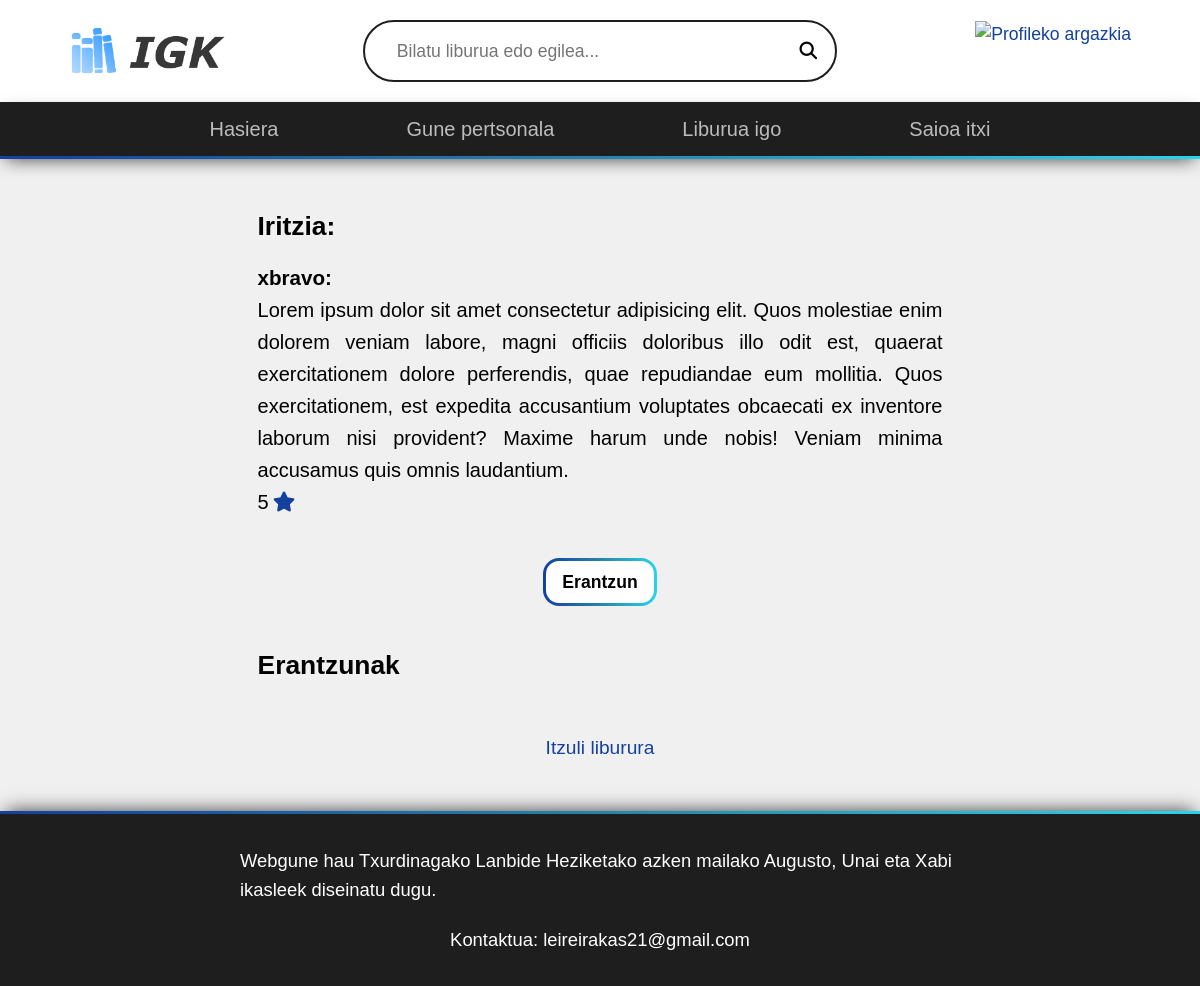
The app's page /iritzia/8 (signed in), older data.
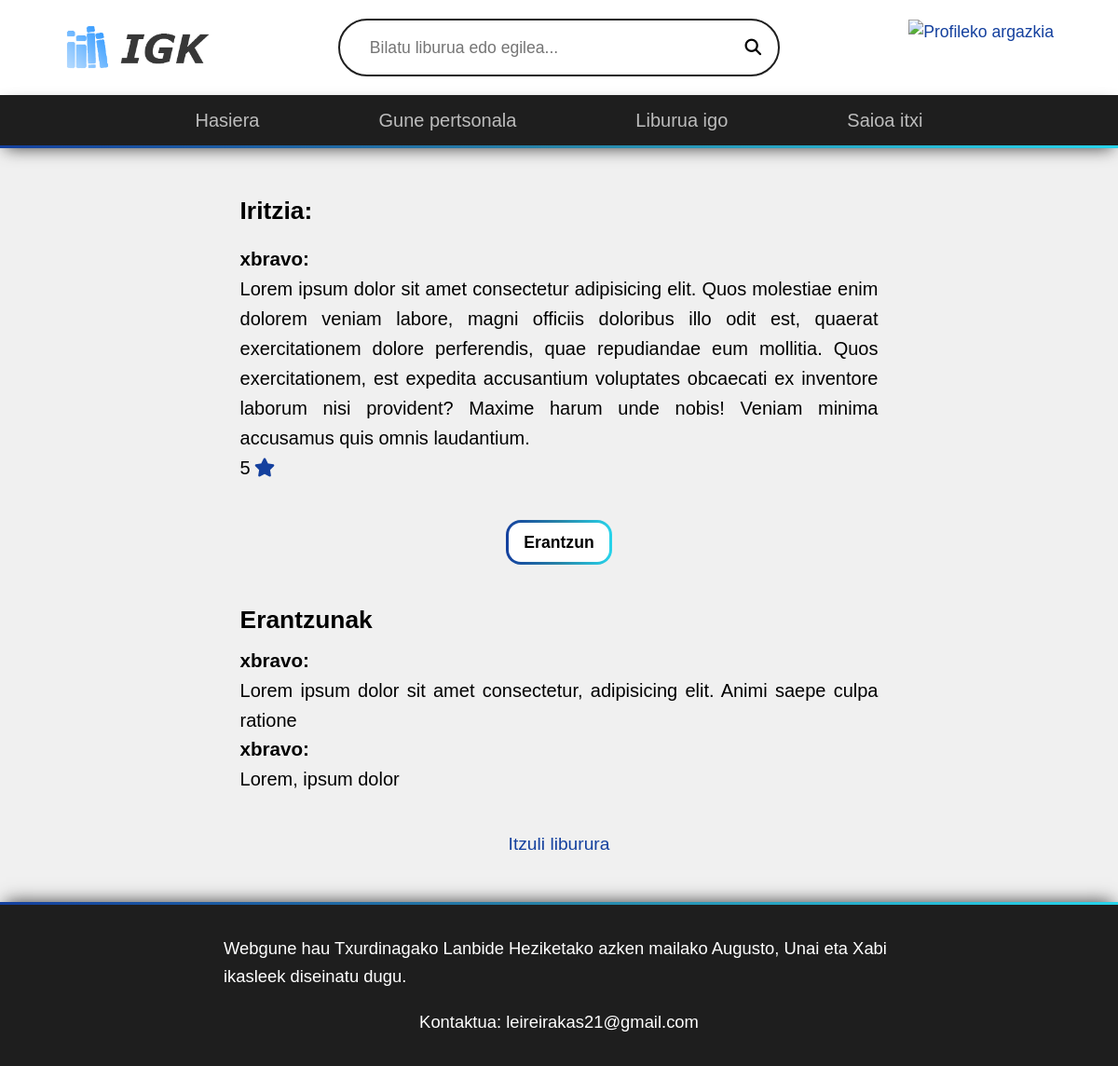
The same page, newer data.
### tables this page shows
create table if not exists cuenta (
  id int unsigned auto_increment primary key,
  nombre varchar(50) not null,
  apellido varchar(50) not null,
  apodo varchar(20) unique not null,
  rol enum('Admin', 'Irakasle', 'Ikasle') not null,
  activo boolean not null,
  pass varchar(100) not null,
  fecha_nacimiento date not null,
  correo varchar(100) not null,
  tel char(9),
  cod_clase char(8),
  id_centro int unsigned not null,
  foreign key (cod_clase) references clase(cod),
  foreign key (id_centro) references centro(id)
);

create table if not exists review (
  id int unsigned auto_increment primary key,
  nota tinyint(1) unsigned not null,
  texto varchar(2295),
  edad_lector tinyint(2) unsigned not null,
  nombre_idioma varchar(30) not null,
  id_libro int unsigned not null,
  id_cuenta int unsigned not null,
  foreign key (nombre_idioma) references idioma(nombre),
  foreign key (id_libro) references libro(id),
  foreign key (id_cuenta) references cuenta(id)
);

create table if not exists respuesta (
  id int unsigned auto_increment primary key,
  texto varchar(765) not null,
  id_review int unsigned not null,
  id_cuenta int unsigned not null,
  foreign key (id_review) references review(id),
  foreign key (id_cuenta) references cuenta(id)
);

### public/index.php (called while the page is built, shortened)
<?php
$page = getPage();
$ruta_elegida = '';
if (count($page) === 1) {
  $ruta_elegida = '../views/' . $page[0] . '.php';
} else if (count($page) === 2 && in_array($page[0], ['liburua', 'bilaketa', 'iritzia'])) {
  $ruta_elegida = '../views/' . $page[0] . '.php';
} else if (count($page) === 3 && $page[0] === 'liburua' && $page[2] === 'iritzi') {
  $ruta_elegida = '../views/' . $page[2] . '.php';
  $id = $page[1];
}
include_once $ruta_elegida;

### views/iritzia.php (the view, shortened to what this page needs)
<!DOCTYPE html>
<html lang='eu'>
<?php
$id_review = $busqueda;
include_once '../modules/db-config.php';
$review = $pdo->prepare('SELECT * FROM review WHERE id = :id;');
$review->execute(['id' => $id_review]);
$review = $review->fetch();
$respuestas = $pdo->prepare('SELECT * FROM respuesta where id_review = :id_review;');
$respuestas->execute(['id_review' => $review['id']]);
$respuestas = $respuestas->fetchAll();
include_once '../templates/head.php';
agregarHead(implode(' ', array_slice(explode(' ', $review['texto']), 0, 6)) . '... | IGKluba');
?>
<body>
  <?php
  include_once '../templates/header.php';
  headerGeneral();
  ?>
  <main class="flex-center-col" id="main-respuestas">
    <section class="flex-center-col">
      <h1>Iritzia:</h1>
      <?php
      if ($_SESSION['usr']['rol'] !== 'Ikasle') {
      ?>
        <h3 id="reviewer">
          <?php
          $cuenta = $pdo->prepare('SELECT id, apodo, nombre, apellido FROM cuenta WHERE id = :id;');
          $cuenta->execute(['id' => $review['id_cuenta']]);
          $cuenta = $cuenta->fetch();
          echo $cuenta['apodo'];
          ?>:
        </h3>
      <?php
      }
      ?>
      <p><?php echo $review['texto'] ?></p>
      <p class="nota"><?php echo $review['nota'] ?><i class="fa-solid fa-star"></i></p>
    </section>
    <a href="/iritzia/<?php echo $review['id'] ?>/erantzun" class="btn">Erantzun</a>
    <section>
      <h2>Erantzunak</h2>
      <div class="flex-stretch-col" id="respuestas">
        <?php
        foreach ($respuestas as $respuesta) {
        ?>
          <article class="repuesta">
            <?php
            if ($_SESSION['usr']['rol'] !== 'Ikasle') {
            ?>
              <h3 id="reviewer">
                <?php
                $cuenta = $pdo->prepare('SELECT id, apodo, nombre, apellido FROM cuenta WHERE id = :id;');
                $cuenta->execute(['id' => $review['id_cuenta']]);
                $cuenta = $cuenta->fetch();
                echo $cuenta['apodo'];
                ?>:
              </h3>
            <?php
            }
            if (isset($respuesta['texto'])) {
            ?>
              <p><?php echo $respuesta['texto'] ?></p>
            <?php
            }
            ?>
          </article>
        <?php
        }
        ?>
      </div>
    </section>
    <a href="/liburua/<?php echo $review['id_libro'] ?>" id="volver">Itzuli liburura</a>
  </main>
  <?php
  include_once '../templates/footer.php';
  agregarFooter();
  ?>
</body>
</html>

### templates/head.php (shortened to what this page needs)
<?php
function agregarHead(String $title = 'IGKluba', String $archivoJS = '', bool $sesionIniciada = true)
{
?>
  <head>
    <link rel="stylesheet" href="https://rsms.me/inter/inter.css">
    <link rel="stylesheet" href="https://cdnjs.cloudflare.com/ajax/libs/font-awesome/6.2.0/css/all.min.css" />
    <link rel='stylesheet' href='/src/style.css' />
  </head>
<?php } ?>

### templates/header.php (shortened to what this page needs)
<?php
function headerGeneral(String $valueBusqueda = ''): void
{
?>
  <header class="flex-space-between-row" id="header-general">
    <div>
      <a href="/"><img src="/src/img/logo.png" alt="Logo IGKluba"></a>
    </div>
    <form id="buscador" action="/bilaketa" method="POST" class="flex-center-row">
      <input id="busqueda" type="search" name="busqueda" placeholder="Bilatu liburua edo egilea..." value="<?php echo $valueBusqueda ?>">
      <button id="buscar" type="submit"><i class="fa-solid fa-magnifying-glass"></i></button>
    </form>
    <div id="perfil">
      <a href="/gune-pertsonala">
        <?php
        $rutaImagen = '/src/img/profila/' . $_SESSION['usr']['id'] .  '.png';
        if (!file_exists('../public' . $rutaImagen)) $rutaImagen = '/src/img/profila/default.svg';
        ?>
        <img src="<?php echo $rutaImagen ?>" alt="Profileko argazkia">
      </a>
    </div>
  </header>
  <nav id="nav-general">
    <ul class="flex-center-row">
      <li><a href="/nagusia">Hasiera</a></li>
      <li><a href="/gune-pertsonala">Gune pertsonala</a></li>
      <?php
      if ($_SESSION['usr']['rol'] === 'Admin') {
      ?>
        <li><a href="/liburua-igo">Liburua igo</a></li>
      <?php
      } else {
      ?>
        <li><a href="/liburua-eskatu">Liburua eskatu</a></li>
      <?php
      }
      ?>
      <li><a href="/itxi" id="logout">Saioa itxi</a></li>
    </ul>
  </nav>
<?php
}

### templates/footer.php
<?php
function agregarFooter(): void
{
?>
  <footer class="flex-center-col">
    <p>Webgune hau Txurdinagako Lanbide Heziketako azken mailako Augusto, Unai eta Xabi ikasleek diseinatu dugu.</p>
    <p>Kontaktua: <a href="mailto:leireirakas21@gmail.com">leireirakas21@gmail.com</a></p>
  </footer>
<?php
}

### public/src/base.css (style rules this page uses)
ol, ul { list-style: none; }
body { min-height: 100vh; text-rendering: optimizeSpeed; line-height: 1.5; }
a:not([class]) { text-decoration-skip-ink: auto; }
img { max-width: 100%; display: block; }
button, input, select, textarea { font: inherit; }

Row changes from the older to the newer data that the page shows:
added respuesta: cuenta.apodo "xbravo", texto "Lorem ipsum dolor sit amet consectetur, adipisicing elit. Animi saepe culpa ratione"
added respuesta: id_cuenta.apodo "xbravo", texto "Lorem, ipsum dolor"
